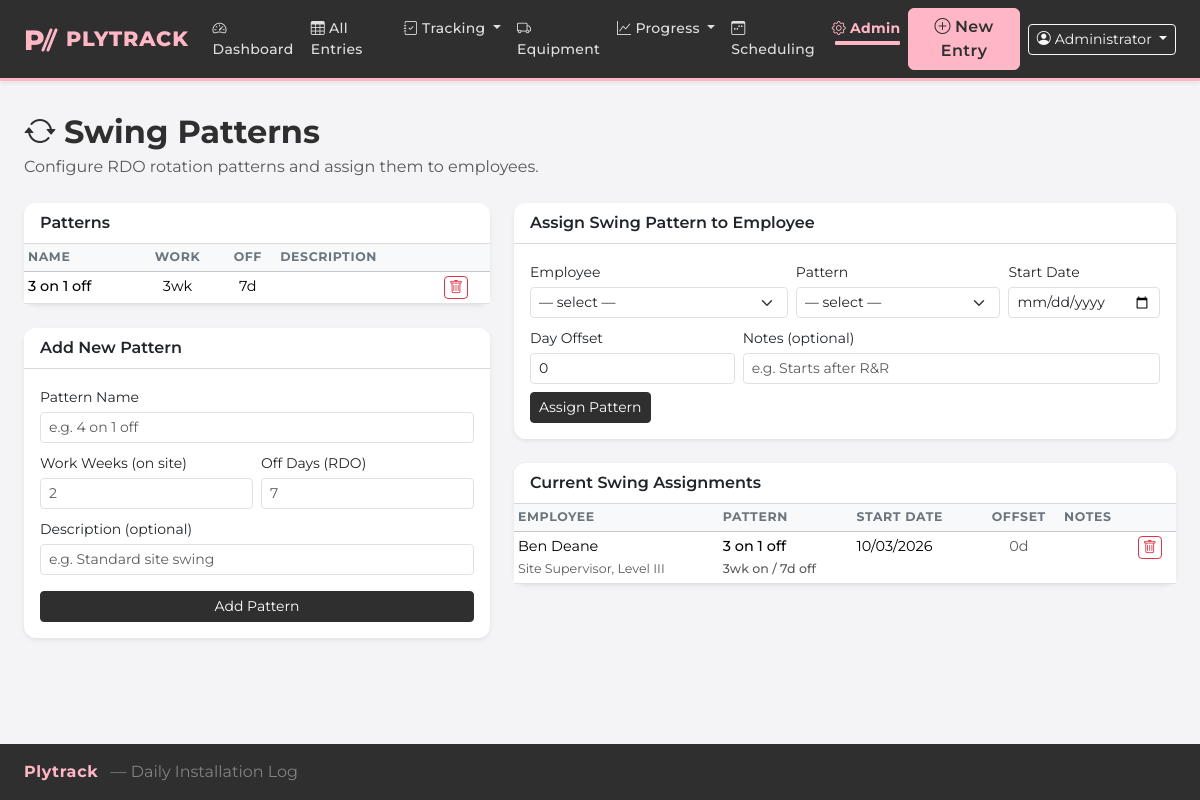
/admin/swings (signed in), run on the app's committed database.
### models.py (models this page shows, shortened)
class User(UserMixin, db.Model):
    id = db.Column(db.Integer, primary_key=True)
    username = db.Column(db.String(100), nullable=False, unique=True)
    display_name = db.Column(db.String(200))       # full name shown in entries
    email = db.Column(db.String(200))              # contact email
    password_hash = db.Column(db.String(256), nullable=False)
    is_admin = db.Column(db.Boolean, default=False)
    active = db.Column(db.Boolean, default=True)
    created_at = db.Column(db.DateTime, default=datetime.utcnow)
    entries = db.relationship('DailyEntry', backref='submitted_by_user', lazy=True)
    @property
    def is_active(self):
        return self.active

class SwingPattern(db.Model):
    id = db.Column(db.Integer, primary_key=True)
    name = db.Column(db.String(100), nullable=False)
    work_weeks = db.Column(db.Integer, nullable=False)  # weeks on site per cycle
    off_days = db.Column(db.Integer, nullable=False)    # consecutive RDO days per cycle
    description = db.Column(db.String(300))

class EmployeeSwing(db.Model):
    id = db.Column(db.Integer, primary_key=True)
    employee_id = db.Column(db.Integer, db.ForeignKey('employee.id'), nullable=False)
    pattern_id = db.Column(db.Integer, db.ForeignKey('swing_pattern.id'), nullable=False)
    start_date = db.Column(db.Date, nullable=False)
    day_offset = db.Column(db.Integer, default=0)   # shift cycle start by N days
    notes = db.Column(db.String(300))
    created_at = db.Column(db.DateTime, default=datetime.utcnow)
    employee = db.relationship('Employee', backref='swings')
    pattern = db.relationship('SwingPattern', backref='employee_swings')

class Employee(db.Model):
    id = db.Column(db.Integer, primary_key=True)
    name = db.Column(db.String(200), nullable=False)
    role = db.Column(db.String(100))              # display string, synced from roles on save
    role_id = db.Column(db.Integer, db.ForeignKey('role.id'), nullable=True)  # legacy primary role
    delay_rate = db.Column(db.Float)              # overridable; defaults to max of assigned roles
    active = db.Column(db.Boolean, default=True)
    created_at = db.Column(db.DateTime, default=datetime.utcnow)
    roles = db.relationship('Role', secondary='employee_roles', lazy='subquery',
                            backref=db.backref('member_employees', lazy=True))

### app.py (the view, shortened to what this page needs)
@app.route('/admin/swings', methods=['GET', 'POST'])
def admin_swings():
    if not current_user.is_admin:
        flash('Admin access required.', 'danger')
        return redirect(url_for('index'))
    patterns = SwingPattern.query.order_by(SwingPattern.name).all()
    employees = Employee.query.filter_by(active=True).order_by(Employee.role, Employee.name).all()
    swing_assignments = EmployeeSwing.query.order_by(EmployeeSwing.employee_id, EmployeeSwing.start_date).all()
    return render_template('admin/swings.html',
                           patterns=patterns,
                           employees=employees,
                           swing_assignments=swing_assignments)

### app.py (called while the page is built)
@login_manager.user_loader
def load_user(user_id):
    return User.query.get(int(user_id))

@app.context_processor
def inject_active_projects():
    try:
        projects = Project.query.filter_by(active=True).order_by(Project.name).all()
    except Exception:
        projects = []
    return {'_active_projects': projects}

@app.before_request
def require_login():
    public_endpoints = {'login', 'logout', 'static'}
    if request.endpoint not in public_endpoints and not current_user.is_authenticated:
        return redirect(url_for('login', next=request.url))

### templates/admin/swings.html (shortened to what this page needs)
{% extends 'base.html' %}
{% block content %}
<h2 class="fw-bold mb-1"><i class="bi bi-arrow-repeat me-2"></i>Swing Patterns</h2>
<p class="text-muted mb-4">Configure RDO rotation patterns and assign them to employees.</p>
<div class="row g-4">
  <div class="col-lg-5">
    <div class="card shadow-sm mb-4">
      <div class="card-header fw-semibold">Patterns</div>
      <div class="card-body p-0">
        {% if patterns %}
        <table class="table table-sm table-hover mb-0">
          <thead class="table-light">
            <tr>
              <th>Name</th>
              <th class="text-center">Work</th>
              <th class="text-center">Off</th>
              <th>Description</th>
              <th></th>
            </tr>
          </thead>
          <tbody>
            {% for p in patterns %}
            <tr>
              <td class="fw-medium">{{ p.name }}</td>
              <td class="text-center">{{ p.work_weeks }}wk</td>
              <td class="text-center">{{ p.off_days }}d</td>
              <td class="text-muted small">{{ p.description or '' }}</td>
              <td>
                <form method="POST" onsubmit="return confirm('Delete pattern \'{{ p.name }}\'? This will also remove all swing assignments using it.')">
                  <button type="submit" class="btn btn-sm btn-outline-danger py-0 px-1">
                    <i class="bi bi-trash"></i>
                  </button>
                </form>
              </td>
            </tr>
            {% endfor %}
          </tbody>
        </table>
        {% else %}
        <p class="text-muted text-center py-4 mb-0">No patterns yet. Add one below.</p>
        {% endif %}
      </div>
    </div>
    <div class="card shadow-sm">
      <div class="card-header fw-semibold">Add New Pattern</div>
      <div class="card-body">
        <form method="POST">
          <div class="mb-2">
            <label class="form-label small mb-1">Pattern Name</label>
            <input type="text" class="form-control form-control-sm" name="name"
                   placeholder="e.g. 4 on 1 off" required>
          </div>
          <div class="row g-2 mb-2">
            <div class="col">
              <label class="form-label small mb-1">Work Weeks (on site)</label>
              <input type="number" class="form-control form-control-sm" name="work_weeks"
                     min="1" max="12" placeholder="2" required>
            </div>
            <div class="col">
              <label class="form-label small mb-1">Off Days (RDO)</label>
              <input type="number" class="form-control form-control-sm" name="off_days"
                     min="1" max="30" placeholder="7" required>
            </div>
          </div>
          <div class="mb-3">
            <label class="form-label small mb-1">Description (optional)</label>
            <input type="text" class="form-control form-control-sm" name="description"
                   placeholder="e.g. Standard site swing">
          </div>
          <button type="submit" class="btn btn-primary btn-sm w-100">Add Pattern</button>
        </form>
      </div>
    </div>
  </div>
  <div class="col-lg-7">
    <div class="card shadow-sm mb-4">
      <div class="card-header fw-semibold">Assign Swing Pattern to Employee</div>
      <div class="card-body">
        {% if patterns %}
        <form method="POST">
          <div class="row g-2 mb-2">
            <div class="col-md-5">
              <label class="form-label small mb-1">Employee</label>
              <select class="form-select form-select-sm" name="employee_id" required>
                <option value="">— select —</option>
              </select>
            </div>
            <div class="col-md-4">
              <label class="form-label small mb-1">Pattern</label>
              <select class="form-select form-select-sm" name="pattern_id" required>
                <option value="">— select —</option>
              </select>
            </div>
            <div class="col-md-3">
              <label class="form-label small mb-1">Start Date</label>
              <input type="date" class="form-control form-control-sm" name="start_date" required>
            </div>
          </div>
          <div class="row g-2 mb-2">
            <div class="col-md-4">
              <label class="form-label small mb-1">Day Offset</label>
              <input type="number" class="form-control form-control-sm" name="day_offset"
                     value="0" min="-30" max="30"
                     title="Shift the cycle start by N days (positive = start later in cycle)">
            </div>
            <div class="col-md-8">
              <label class="form-label small mb-1">Notes (optional)</label>
              <input type="text" class="form-control form-control-sm" name="notes"
                     placeholder="e.g. Starts after R&R">
            </div>
          </div>
          <button type="submit" class="btn btn-primary btn-sm">Assign Pattern</button>
        </form>
        {% else %}
        <p class="text-muted mb-0">Add a pattern first before assigning.</p>
        {% endif %}
      </div>
    </div>
    <div class="card shadow-sm">
      <div class="card-header fw-semibold">Current Swing Assignments</div>
      <div class="card-body p-0">
        {% if swing_assignments %}
        <table class="table table-sm table-hover mb-0" style="font-size:.85rem;">
          <thead class="table-light">
            <tr>
              <th>Employee</th>
              <th>Pattern</th>
              <th>Start Date</th>
              <th class="text-center">Offset</th>
              <th>Notes</th>
              <th></th>
            </tr>
          </thead>
          <tbody>
            {% for sa in swing_assignments %}
            <tr>
              <td>{{ sa.employee.name }}<br><small class="text-muted">{{ sa.employee.role or '' }}</small></td>
              <td class="fw-medium">{{ sa.pattern.name }}<br>
                <small class="text-muted">{{ sa.pattern.work_weeks }}wk on / {{ sa.pattern.off_days }}d off</small>
              </td>
              <td>{{ sa.start_date.strftime('%d/%m/%Y') }}</td>
              <td class="text-center text-muted">{{ ('+' if sa.day_offset and sa.day_offset > 0 else '') }}{{ sa.day_offset or 0 }}d</td>
              <td class="text-muted">{{ sa.notes or '' }}</td>
              <td>
                <form method="POST" onsubmit="return confirm('Remove this swing assignment?')">
                  <button type="submit" class="btn btn-sm btn-outline-danger py-0 px-1">
                    <i class="bi bi-trash"></i>
                  </button>
                </form>
              </td>
            </tr>
            {% endfor %}
          </tbody>
        </table>
        {% else %}
        <p class="text-muted text-center py-4 mb-0">No swing assignments yet.</p>
        {% endif %}
      </div>
    </div>
  </div>
</div>
{% endblock %}

### templates/base.html (shortened to what this page needs)
<!DOCTYPE html>
<html lang="en">
<head>
  <link href="https://cdn.jsdelivr.net/npm/bootstrap@5.3.3/dist/css/bootstrap.min.css" rel="stylesheet">
  <link href="https://cdn.jsdelivr.net/npm/bootstrap-icons@1.11.3/font/bootstrap-icons.css" rel="stylesheet">
  <link href="{{ url_for('static', filename='css/custom.css') }}" rel="stylesheet">
</head>
<body>
<nav class="navbar navbar-expand-lg ply-navbar shadow-sm">
  <div class="container-fluid px-4">
    <a class="navbar-brand d-flex align-items-center gap-2" href="{{ url_for('index') }}">
      <svg width="34" height="30" viewBox="0 0 34 30" fill="none" xmlns="http://www.w3.org/2000/svg" aria-hidden="true">
        <text x="0" y="26" font-family="Montserrat, sans-serif" font-weight="800" font-size="28" fill="#FFB7C5">P</text>
      </svg>
      <span>Plytrack</span>
    </a>
    <div class="collapse navbar-collapse" id="navMenu">
      <ul class="navbar-nav me-auto mb-2 mb-lg-0">
        <li class="nav-item">
          <a class="nav-link {% if request.endpoint == 'index' %}active{% endif %}" href="{{ url_for('index') }}">
            <i class="bi bi-speedometer2 me-1"></i>Dashboard
          </a>
        </li>
        <li class="nav-item">
          <a class="nav-link {% if request.endpoint == 'entries' %}active{% endif %}" href="{{ url_for('entries') }}">
            <i class="bi bi-table me-1"></i>All Entries
          </a>
        </li>
        <li class="nav-item dropdown">
          <a class="nav-link dropdown-toggle {% if request.endpoint and (request.endpoint.startswith('hire') or 'delay_report' in (request.endpoint or '') or request.endpoint == 'morning_standdown') %}active{% endif %}"
             href="#" data-bs-toggle="dropdown">
            <i class="bi bi-journal-check me-1"></i>Tracking
          </a>
        </li>
        <li class="nav-item">
          <a class="nav-link {% if request.endpoint == 'equipment_overview' %}active{% endif %}"
             href="{{ url_for('equipment_overview') }}">
            <i class="bi bi-truck me-1"></i>Equipment
          </a>
        </li>
        <li class="nav-item dropdown">
          <a class="nav-link dropdown-toggle {% if request.endpoint and ('project_dashboard' in request.endpoint or 'panel' in request.endpoint) %}active{% endif %}"
             href="#" data-bs-toggle="dropdown">
            <i class="bi bi-graph-up me-1"></i>Progress
          </a>
        </li>
        <li class="nav-item">
          <a class="nav-link {% if request.endpoint and 'scheduling' in request.endpoint %}active{% endif %}"
             href="{{ url_for('scheduling_overview') }}">
            <i class="bi bi-calendar3-week me-1"></i>Scheduling
          </a>
        </li>
        <li class="nav-item dropdown">
          <a class="nav-link dropdown-toggle {% if request.endpoint and 'admin' in request.endpoint %}active{% endif %}"
             href="#" data-bs-toggle="dropdown">
            <i class="bi bi-gear me-1"></i>Admin
          </a>
        </li>
      </ul>
      <div class="d-flex align-items-center gap-2">
        <a href="{{ url_for('new_entry') }}" class="btn btn-ply-primary fw-semibold">
          <i class="bi bi-plus-circle me-1"></i>New Entry
        </a>
        <div class="dropdown">
          <button class="btn btn-outline-light btn-sm dropdown-toggle" data-bs-toggle="dropdown">
            <i class="bi bi-person-circle me-1"></i>{{ current_user.display_name or current_user.username }}
          </button>
        </div>
      </div>
    </div>
  </div>
</nav>
<div class="container-fluid px-4 py-3">
  {% block content %}{% endblock %}
</div>
<footer class="footer mt-auto py-3">
  <div class="container-fluid px-4">
    <span class="ply-footer-brand">Plytrack</span>
    <span class="ms-2" style="color:rgba(255,255,255,0.4);">&mdash; Daily Installation Log</span>
  </div>
</footer>
</body>
</html>

### static/css/custom.css (style rules this page uses)
:root { --ply-pink: #FFB7C5; --ply-pink-dark: #e8899a; --ply-slate: #2F2F2F; --ply-slate-mid: #3f3f3f; --ply-concrete: #D9D9D9; --ply-sky: #A6E6FC; --ply-bg: #f4f4f6; --bs-primary: #FFB7C5; --bs-primary-rgb: 255, 183, 197; --bs-link-color: #2F2F2F; --bs-link-hover-color: #e8899a; }
body { background-color: var(--ply-bg); min-height: 100vh; display: flex; flex-direction: column; font-family: 'Montserrat', sans-serif; }
.container-fluid { max-width: 1400px; }
.navbar.ply-navbar { background-color: var(--ply-slate) !important; border-bottom: 3px solid var(--ply-pink); }
.ply-navbar .navbar-brand { color: var(--ply-pink) !important; font-weight: 800; font-size: 1.3rem; letter-spacing: 0.04em; text-transform: uppercase; }
.ply-navbar .nav-link { color: rgba(255,255,255,0.85) !important; font-weight: 500; font-size: 0.875rem; letter-spacing: 0.02em; }
.ply-navbar .nav-link.active { color: var(--ply-pink) !important; font-weight: 700; }
.btn-ply-primary { background-color: var(--ply-pink); border-color: var(--ply-pink); color: var(--ply-slate); font-weight: 700; letter-spacing: 0.03em; }
.btn-primary { background-color: var(--ply-slate); border-color: var(--ply-slate); color: #fff; }
.card { border-radius: 0.75rem; border: none; box-shadow: 0 1px 4px rgba(0,0,0,0.07); }
.card-header { border-radius: 0.75rem 0.75rem 0 0 !important; border-bottom: 1px solid var(--ply-concrete); background-color: #fff; }
.table th { font-size: 0.78rem; font-weight: 700; text-transform: uppercase; letter-spacing: 0.05em; color: #6c757d; white-space: nowrap; }
.table td { font-size: 0.9rem; }
.footer { margin-top: auto; background-color: var(--ply-slate) !important; border-top: none !important; color: rgba(255,255,255,0.5); }
.footer .ply-footer-brand { color: var(--ply-pink); font-weight: 700; letter-spacing: 0.04em; }
.ply-navbar .nav-link.active::after { content: ''; display: block; height: 2px; background: var(--ply-pink); border-radius: 1px; margin-top: 2px; }
h2.fw-bold, h1.fw-bold { color: var(--ply-slate); }

### data on the page
User: display_name "Administrator"
SwingPattern: name "3 on 1 off", work_weeks "3", off_days "7"
EmployeeSwing: employee.name "Ben Deane", employee "Site Supervisor, Level III", pattern.name "3 on 1 off", pattern.work_weeks "3", pattern.off_days "7", start_date "10/03/2026", day_offset "0"
